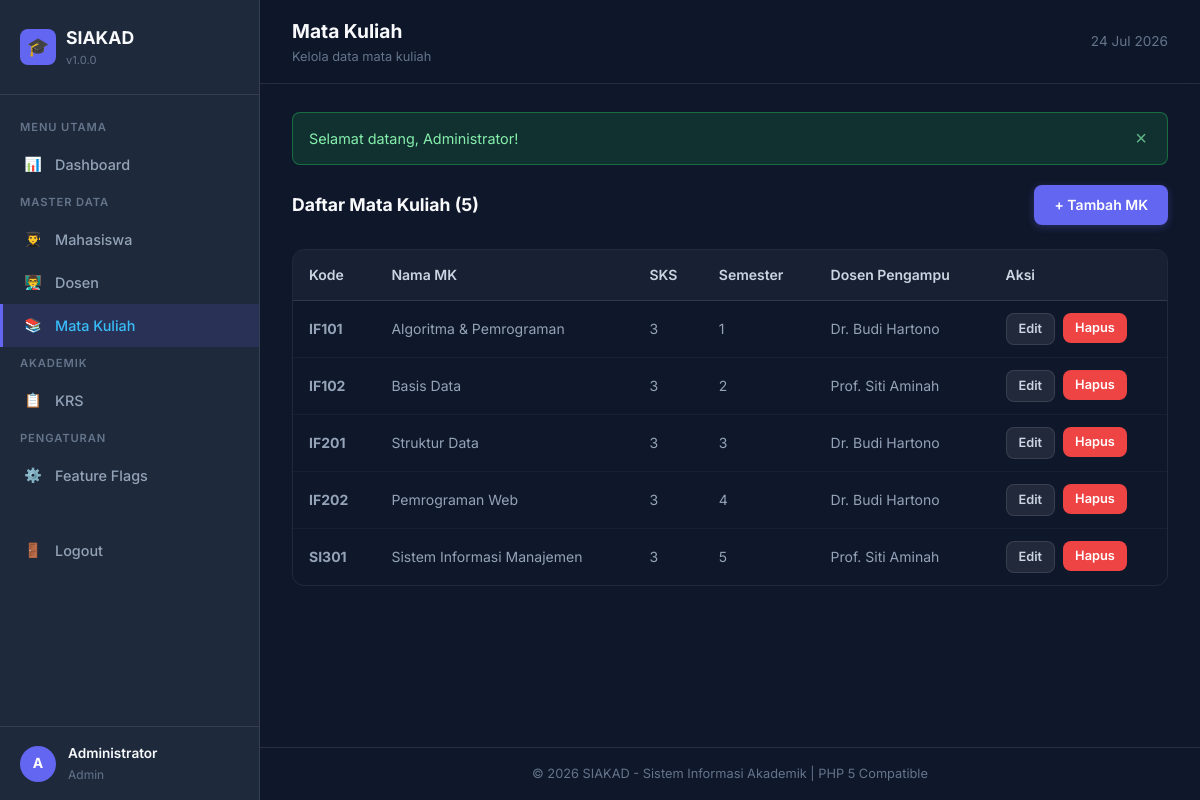
/index.php?page=matakuliah (signed in), run on the app's committed database.
### tables this page shows
CREATE TABLE `mata_kuliah` (
    `id` INT(11) NOT NULL AUTO_INCREMENT,
    `kode_mk` VARCHAR(10) NOT NULL,
    `nama_mk` VARCHAR(100) NOT NULL,
    `sks` INT(1) NOT NULL DEFAULT 3,
    `semester` INT(2) NOT NULL DEFAULT 1,
    `dosen_id` INT(11) DEFAULT NULL,
    PRIMARY KEY (`id`),
    UNIQUE KEY `uq_kode_mk` (`kode_mk`),
    KEY `fk_mk_dosen` (`dosen_id`),
    CONSTRAINT `fk_mk_dosen` FOREIGN KEY (`dosen_id`) REFERENCES `dosen` (`id`) ON DELETE SET NULL
);

CREATE TABLE `dosen` (
    `id` INT(11) NOT NULL AUTO_INCREMENT,
    `nip` VARCHAR(20) NOT NULL,
    `user_id` INT(11) NOT NULL,
    `nama` VARCHAR(100) NOT NULL,
    `email` VARCHAR(100) DEFAULT NULL,
    `telepon` VARCHAR(20) DEFAULT NULL,
    `bidang_keahlian` VARCHAR(100) DEFAULT NULL,
    PRIMARY KEY (`id`),
    UNIQUE KEY `uq_nip` (`nip`),
    KEY `fk_dosen_user` (`user_id`),
    CONSTRAINT `fk_dosen_user` FOREIGN KEY (`user_id`) REFERENCES `users` (`id`) ON DELETE CASCADE
);

### pages/matakuliah.php (the view, shortened to what this page needs)
<?php
$action = isset($_GET['action']) ? $_GET['action'] : 'list';
$dosen_list = fetch_all($db_conn, "SELECT id, nama FROM dosen ORDER BY nama ASC");
if ($action === 'add'):
    if (!isset($errors)) $errors = array();
    $kode_mk  = isset($kode_mk)  ? $kode_mk  : '';
    $nama_mk  = isset($nama_mk)  ? $nama_mk  : '';
    $sks      = isset($sks)      ? $sks      : 3;
    $semester = isset($semester) ? $semester : 1;
    $dosen_id = isset($dosen_id) ? $dosen_id : 0;
?>
<div class="card">
    <div class="card-header"><h3>Tambah Mata Kuliah</h3></div>
    <form action="index.php?page=matakuliah&action=add" method="POST" novalidate>
        <div class="form-row">
            <div class="form-group">
                <label class="form-label">Kode MK <span class="required">*</span></label>
                <input type="text" name="kode_mk" class="form-control <?php echo isset($errors['kode_mk']) ? 'is-invalid' : ''; ?>" value="<?php echo escape_html($kode_mk); ?>" placeholder="IF101">
                <?php if (isset($errors['kode_mk'])): ?><span class="error-text"><?php echo escape_html($errors['kode_mk']); ?></span><?php endif; ?>
            </div>
            <div class="form-group">
                <label class="form-label">Nama Mata Kuliah <span class="required">*</span></label>
                <input type="text" name="nama_mk" class="form-control <?php echo isset($errors['nama_mk']) ? 'is-invalid' : ''; ?>" value="<?php echo escape_html($nama_mk); ?>">
                <?php if (isset($errors['nama_mk'])): ?><span class="error-text"><?php echo escape_html($errors['nama_mk']); ?></span><?php endif; ?>
            </div>
        </div>
        <div class="form-row">
            <div class="form-group">
                <label class="form-label">SKS <span class="required">*</span></label>
                <input type="number" name="sks" class="form-control" value="<?php echo (int)$sks; ?>" min="1" max="6">
            </div>
            <div class="form-group">
                <label class="form-label">Semester</label>
                <input type="number" name="semester" class="form-control" value="<?php echo (int)$semester; ?>" min="1" max="14">
            </div>
        </div>
        <div class="form-group">
            <label class="form-label">Dosen Pengampu</label>
            <select name="dosen_id" class="form-control">
                <option value="0">-- Belum Ditentukan --</option>
                <?php foreach ($dosen_list as $d): ?>
                    <option value="<?php echo $d['id']; ?>" <?php echo ($dosen_id == $d['id']) ? 'selected' : ''; ?>><?php echo escape_html($d['nama']); ?></option>
                <?php endforeach; ?>
            </select>
        </div>
        <div class="btn-group">
            <button type="submit" class="btn btn-primary">Simpan</button>
            <a href="index.php?page=matakuliah" class="btn btn-secondary">Batal</a>
        </div>
    </form>
</div>
<?php else:
    $rows = fetch_all($db_conn, "SELECT mk.*, d.nama AS dosen_nama FROM mata_kuliah mk LEFT JOIN dosen d ON mk.dosen_id = d.id ORDER BY mk.kode_mk ASC");
?>
<div class="page-header">
    <h3>Daftar Mata Kuliah (<?php echo count($rows); ?>)</h3>
    <a href="index.php?page=matakuliah&action=add" class="btn btn-primary">+ Tambah MK</a>
</div>
<?php if (empty($rows)): ?>
    <div class="empty-state"><div class="empty-icon">📚</div><p>Belum ada mata kuliah.</p></div>
<?php else: ?>
    <div class="table-wrapper">
        <table class="data-table">
            <thead><tr><th>Kode</th><th>Nama MK</th><th>SKS</th><th>Semester</th><th>Dosen Pengampu</th><th>Aksi</th></tr></thead>
            <tbody>
            <?php foreach ($rows as $row): ?>
                <tr>
                    <td><strong><?php echo escape_html($row['kode_mk']); ?></strong></td>
                    <td><?php echo escape_html($row['nama_mk']); ?></td>
                    <td><?php echo (int)$row['sks']; ?></td>
                    <td><?php echo (int)$row['semester']; ?></td>
                    <td><?php echo !empty($row['dosen_nama']) ? escape_html($row['dosen_nama']) : '<span style="color:var(--text-muted)">-</span>'; ?></td>
                    <td>
                        <div class="btn-group">
                            <a href="index.php?page=matakuliah&action=edit&id=<?php echo $row['id']; ?>" class="btn btn-secondary btn-sm">Edit</a>
                            <form action="index.php?page=matakuliah&action=delete" method="POST" style="display:inline;" onsubmit="return confirm('Yakin ingin menghapus?');">
                                <button type="submit" class="btn btn-danger btn-sm">Hapus</button>
                            </form>
                        </div>
                    </td>
                </tr>
            <?php endforeach; ?>
            </tbody>
        </table>
    </div>
<?php endif; ?>
<?php endif; ?>

### index.php (shortened to what this page needs)
<?php
require_once 'functions.php';
$page = isset($_GET['page']) ? $_GET['page'] : '';
$page_file = 'pages/' . $page . '.php';
if ($page === 'login' || $page === 'logout') {
    require_once $page_file;
} else {
    require_once 'templates/header.php';
    echo '<div class="app-layout">';
    require_once 'templates/sidebar.php';
    echo '<div class="main-content">';
    require_once 'templates/topbar.php';
    echo '<div class="content-area">';
    echo display_flash_messages();
    require_once $page_file;
    echo '</div>';
    require_once 'templates/footer.php';
}

### templates/header.php (shortened to what this page needs)
<!DOCTYPE html>
<html lang="id">
<head>
    <link rel="stylesheet" href="style.css">
</head>
<body>

### templates/sidebar.php (shortened to what this page needs)
<?php
$current_page = isset($_GET['page']) ? $_GET['page'] : 'dashboard';
$user_role = isset($_SESSION['user_role']) ? $_SESSION['user_role'] : '';
$user_nama = isset($_SESSION['user_nama']) ? $_SESSION['user_nama'] : 'User';
$user_initial = strtoupper(substr($user_nama, 0, 1));
?>
<aside class="sidebar" id="sidebar">
    <div class="sidebar-brand">
        <div class="brand-icon">🎓</div>
        <div>
            <div class="brand-text"><?php echo escape_html(APP_NAME); ?></div>
            <div class="brand-version">v<?php echo escape_html(APP_VERSION); ?></div>
        </div>
    </div>
    <nav class="sidebar-nav">
        <div class="sidebar-section">Menu Utama</div>
        <a href="index.php?page=dashboard" class="sidebar-link <?php echo ($current_page === 'dashboard') ? 'active' : ''; ?>">
            <span class="nav-icon">📊</span> Dashboard
        </a>
        <?php if ($user_role === 'admin'): ?>
            <div class="sidebar-section">Master Data</div>
            <a href="index.php?page=mahasiswa" class="sidebar-link <?php echo ($current_page === 'mahasiswa') ? 'active' : ''; ?>">
                <span class="nav-icon">👨‍🎓</span> Mahasiswa
            </a>
            <a href="index.php?page=dosen" class="sidebar-link <?php echo ($current_page === 'dosen') ? 'active' : ''; ?>">
                <span class="nav-icon">👨‍🏫</span> Dosen
            </a>
            <a href="index.php?page=matakuliah" class="sidebar-link <?php echo ($current_page === 'matakuliah') ? 'active' : ''; ?>">
                <span class="nav-icon">📚</span> Mata Kuliah
            </a>
            <div class="sidebar-section">Akademik</div>
            <a href="index.php?page=krs" class="sidebar-link <?php echo ($current_page === 'krs') ? 'active' : ''; ?>">
                <span class="nav-icon">📋</span> KRS
            </a>
            <div class="sidebar-section">Pengaturan</div>
            <a href="index.php?page=settings" class="sidebar-link <?php echo ($current_page === 'settings') ? 'active' : ''; ?>">
                <span class="nav-icon">⚙️</span> Feature Flags
            </a>
        <?php endif; ?>
        <div class="sidebar-section">&nbsp;</div>
        <a href="index.php?page=logout" class="sidebar-link">
            <span class="nav-icon">🚪</span> Logout
        </a>
    </nav>
    <div class="sidebar-user">
        <div class="user-info">
            <div class="user-avatar"><?php echo escape_html($user_initial); ?></div>
            <div>
                <div class="user-name"><?php echo escape_html($user_nama); ?></div>
                <div class="user-role"><?php echo escape_html($user_role); ?></div>
            </div>
        </div>
    </div>
</aside>

### templates/topbar.php (shortened to what this page needs)
<?php
$page_titles = array(
    'dashboard'  => array('title' => 'Dashboard',       'desc' => 'Ringkasan data akademik'),
    'mahasiswa'  => array('title' => 'Data Mahasiswa',   'desc' => 'Kelola data mahasiswa'),
    'dosen'      => array('title' => 'Data Dosen',       'desc' => 'Kelola data dosen'),
    'matakuliah' => array('title' => 'Mata Kuliah',      'desc' => 'Kelola data mata kuliah'),
    'krs'        => array('title' => 'Kartu Rencana Studi', 'desc' => 'Pendaftaran & manajemen KRS'),
    'nilai'      => array('title' => 'Input Nilai',      'desc' => 'Input nilai mahasiswa'),
    'transkrip'  => array('title' => 'Transkrip Nilai',  'desc' => 'Rekap nilai & IPK'),
    'settings'   => array('title' => 'Feature Flags',    'desc' => 'Pengaturan fitur sistem')
);
$current_page = isset($_GET['page']) ? $_GET['page'] : 'dashboard';
$pt = isset($page_titles[$current_page]) ? $page_titles[$current_page] : array('title' => 'SIAKAD', 'desc' => '');
?>
<div class="topbar">
    <div class="topbar-title">
        <h2><?php echo escape_html($pt['title']); ?></h2>
        <p><?php echo escape_html($pt['desc']); ?></p>
    </div>
    <div class="topbar-actions">
        <span style="font-size: 0.85rem; color: var(--text-muted);"><?php echo date('d M Y'); ?></span>
    </div>
</div>

### functions.php (shortened to what this page needs)
<?php
function escape_html($data) {
    return htmlspecialchars((string)$data, ENT_QUOTES, 'UTF-8');
}
function get_flash_messages() {
    if (isset($_SESSION['flash_messages'])) {
        $messages = $_SESSION['flash_messages'];
        return $messages;
    }
    return array();
}
function display_flash_messages() {
    $messages = get_flash_messages();
    $html = '';
    foreach ($messages as $msg) {
        $type = escape_html($msg['type']);
        $message = escape_html($msg['message']);
        $html .= '<div class="alert alert-' . $type . '">';
        $html .= '<span class="alert-text">' . $message . '</span>';
        $html .= '<button class="alert-close" onclick="this.parentElement.style.display=\'none\'">&times;</button>';
        $html .= '</div>';
    }
    return $html;
}
function fetch_all($conn, $sql) {
    $result = mysqli_query($conn, $sql);
    $rows = array();
    if ($result) {
        while ($row = mysqli_fetch_assoc($result)) {
            $rows[] = $row;
        }
    }
    return $rows;
}

### templates/footer.php
<footer class="app-footer">
    <p>&copy; <?php echo date('Y'); ?> <?php echo escape_html(APP_NAME); ?> - Sistem Informasi Akademik | PHP 5 Compatible</p>
</footer>
</body>
</html>

### data on the page
mata_kuliah: kode_mk "IF101", nama_mk "Algoritma & Pemrograman", sks "3", semester "1", dosen.nama "Dr. Budi Hartono"
mata_kuliah: kode_mk "IF102", nama_mk "Basis Data", sks "3", semester "2", dosen.nama "Prof. Siti Aminah"
mata_kuliah: kode_mk "IF201", nama_mk "Struktur Data", sks "3", semester "3", dosen.nama "Dr. Budi Hartono"
mata_kuliah: kode_mk "IF202", nama_mk "Pemrograman Web", sks "3", semester "4", dosen.nama "Dr. Budi Hartono"
mata_kuliah: kode_mk "SI301", nama_mk "Sistem Informasi Manajemen", sks "3", semester "5", dosen.nama "Prof. Siti Aminah"

### other printed values
escape_html(APP_NAME) "SIAKAD"
escape_html(APP_VERSION) "1.0.0"
escape_html($user_initial) "A"
escape_html($user_nama) "Administrator"
escape_html($user_role) "Admin"
escape_html($pt['title']) "Mata Kuliah"
escape_html($pt['desc']) "Kelola data mata kuliah"
$message "Selamat datang, Administrator!"
count($rows) "5"
